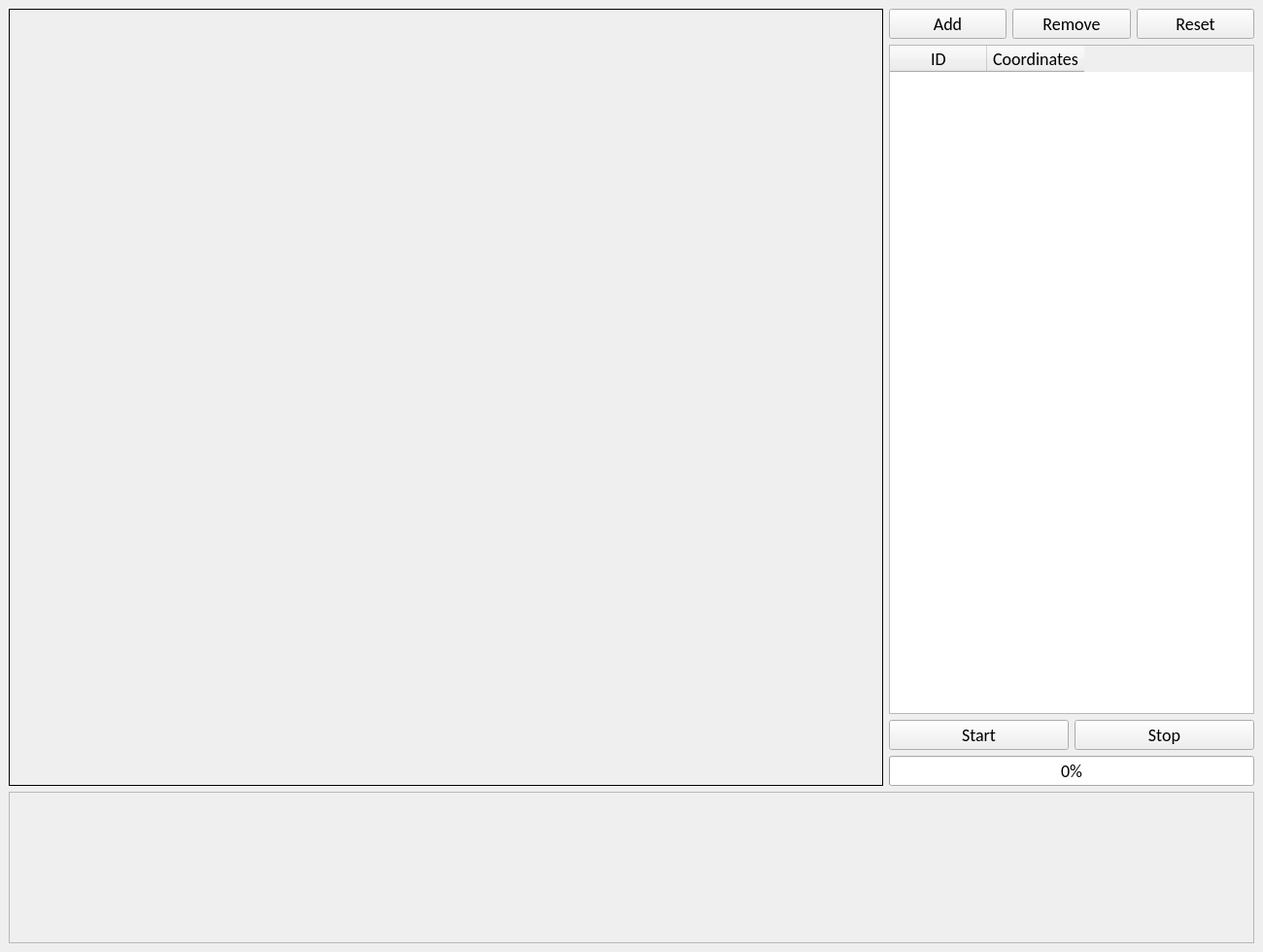
<?xml version="1.0" encoding="UTF-8"?>
<ui version="4.0">
 <class>MainWindow</class>
 <widget class="QMainWindow" name="MainWindow">
  <property name="geometry">
   <rect>
    <x>0</x>
    <y>0</y>
    <width>1300</width>
    <height>980</height>
   </rect>
  </property>
  <property name="minimumSize">
   <size>
    <width>1300</width>
    <height>980</height>
   </size>
  </property>
  <property name="maximumSize">
   <size>
    <width>1300</width>
    <height>1000</height>
   </size>
  </property>
  <property name="windowTitle">
   <string>Fluorescent Bead Analyzer</string>
  </property>
  <property name="styleSheet">
   <string notr="true">font-family: Calibri;
font-size: 18px;</string>
  </property>
  <widget class="QWidget" name="centralwidget">
   <layout class="QVBoxLayout" name="verticalLayout">
    <item>
     <layout class="QGridLayout" name="gridLayout_3">
      <item row="1" column="1">
       <layout class="QGridLayout" name="gridLayout_2">
        <item row="0" column="0">
         <widget class="QPushButton" name="start">
          <property name="text">
           <string>Start</string>
          </property>
         </widget>
        </item>
        <item row="0" column="1">
         <widget class="QPushButton" name="stop">
          <property name="text">
           <string>Stop</string>
          </property>
         </widget>
        </item>
        <item row="1" column="0" colspan="2">
         <widget class="QProgressBar" name="progressBar">
          <property name="value">
           <number>0</number>
          </property>
         </widget>
        </item>
       </layout>
      </item>
      <item row="0" column="1">
       <layout class="QGridLayout" name="gridLayout">
        <item row="1" column="0" colspan="3">
         <widget class="QTableWidget" name="bboxes">
          <column>
           <property name="text">
            <string>ID</string>
           </property>
          </column>
          <column>
           <property name="text">
            <string>Coordinates</string>
           </property>
          </column>
         </widget>
        </item>
        <item row="0" column="2">
         <widget class="QPushButton" name="reset">
          <property name="text">
           <string>Reset</string>
          </property>
         </widget>
        </item>
        <item row="0" column="1">
         <widget class="QPushButton" name="remove">
          <property name="text">
           <string>Remove</string>
          </property>
         </widget>
        </item>
        <item row="0" column="0">
         <widget class="QPushButton" name="add">
          <property name="text">
           <string>Add</string>
          </property>
         </widget>
        </item>
       </layout>
      </item>
      <item row="0" column="0" rowspan="2">
       <widget class="QLabel" name="label">
        <property name="sizePolicy">
         <sizepolicy hsizetype="Fixed" vsizetype="Fixed">
          <horstretch>0</horstretch>
          <verstretch>0</verstretch>
         </sizepolicy>
        </property>
        <property name="minimumSize">
         <size>
          <width>900</width>
          <height>800</height>
         </size>
        </property>
        <property name="maximumSize">
         <size>
          <width>900</width>
          <height>800</height>
         </size>
        </property>
        <property name="autoFillBackground">
         <bool>false</bool>
        </property>
        <property name="frameShape">
         <enum>QFrame::Box</enum>
        </property>
        <property name="text">
         <string/>
        </property>
        <property name="pixmap">
         <pixmap resource="../../../Downloads/test.qrc">:/newPrefix/Desktop/Bead Analyzer/Bead Data/control 4/T00001C01Z001.tif</pixmap>
        </property>
        <property name="scaledContents">
         <bool>false</bool>
        </property>
       </widget>
      </item>
     </layout>
    </item>
    <item>
     <widget class="QScrollArea" name="console">
      <property name="widgetResizable">
       <bool>true</bool>
      </property>
      <widget class="QWidget" name="scrollAreaWidgetContents">
       <property name="geometry">
        <rect>
         <x>0</x>
         <y>0</y>
         <width>1276</width>
         <height>119</height>
        </rect>
       </property>
      </widget>
     </widget>
    </item>
   </layout>
  </widget>
  <widget class="QMenuBar" name="menubar">
   <property name="geometry">
    <rect>
     <x>0</x>
     <y>0</y>
     <width>1300</width>
     <height>28</height>
    </rect>
   </property>
  </widget>
 </widget>
 <resources>
  <include location="../../../Downloads/test.qrc"/>
 </resources>
 <connections/>
</ui>
